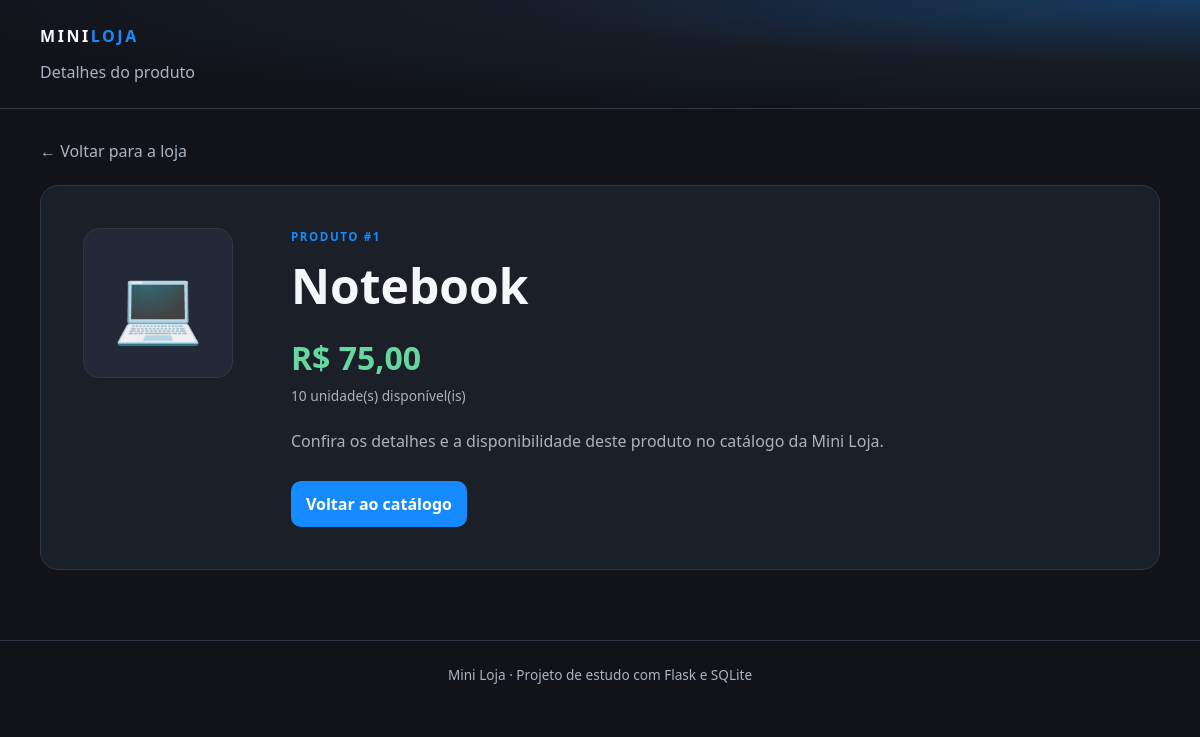
Page /comprar/1 on the earlier database version.
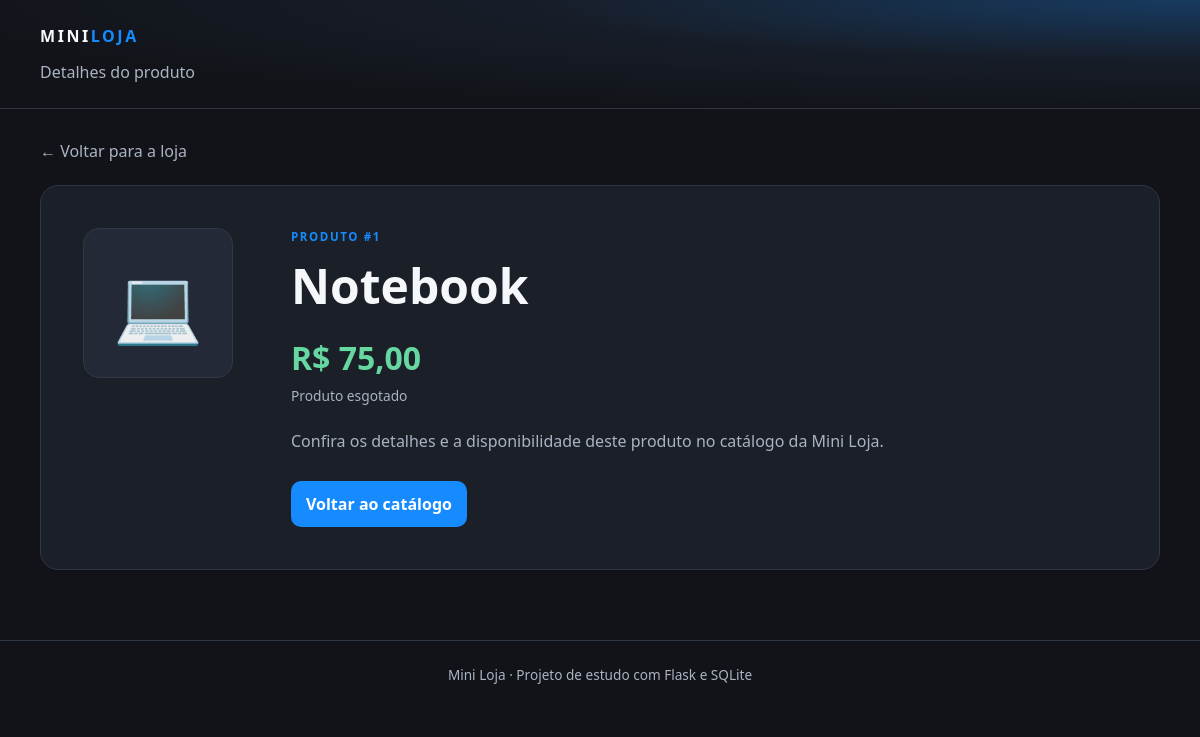
Same page on the later database version.
### tables this page shows
CREATE TABLE produtos (
                id INTEGER PRIMARY KEY AUTOINCREMENT,
                nome TEXT NOT NULL,
                preco REAL NOT NULL CHECK (preco >= 0),
                estoque INTEGER NOT NULL DEFAULT 0
                    CHECK (estoque >= 0)
            );

### app.py (the view)
@app.route("/comprar/<int:produto_id>")
def comprar(produto_id):
    produto = banco.buscar_produto(produto_id)
    if produto is None:
        abort(404)
    return render_template(
        "compra.html",
        produto=produto
    )

### banco.py (called while the page is built)
def conectar():
    conexao = sqlite3.connect(CAMINHO_BANCO)
    conexao.row_factory = sqlite3.Row
    return conexao

def buscar_produto(produto_id):
    with conectar() as conexao:
        produto = conexao.execute("""
            SELECT id, nome, preco, estoque
            FROM produtos
            WHERE id = ?
        """, (produto_id,)).fetchone()
        return dict(produto) if produto else None

### templates/compra.html (shortened to what this page needs)
<!DOCTYPE html>
<html lang="pt-BR">
<head>
    <link rel="stylesheet" href="{{ url_for('static', filename='style.css') }}">
</head>
<body>
    <header class="cabecalho cabecalho-menor">
        <div class="largura">
            <a class="marca" href="{{ url_for('inicio') }}">
                MINI<span>LOJA</span>
            </a>
            <p class="subtitulo">Detalhes do produto</p>
        </div>
    </header>
    <main class="largura pagina-produto">
        <a class="voltar" href="{{ url_for('inicio') }}">
            ← Voltar para a loja
        </a>
        <article class="detalhe-produto">
            <div class="icone-produto icone-grande" aria-hidden="true">
                {% if "notebook" in produto.nome|lower %}
                💻
                {% elif "mouse" in produto.nome|lower %}
                🖱️
                {% elif "teclado" in produto.nome|lower %}
                ⌨️
                {% else %}
                📦
                {% endif %}
            </div>
            <div>
                <p class="sobretitulo">PRODUTO #{{ produto.id }}</p>
                <h1>{{ produto.nome }}</h1>
                <p class="preco preco-grande">
                    R$ {{ "%.2f"|format(produto.preco)|replace(".", ",") }}
                </p>
                <p class="estoque">
                    {% if produto.estoque > 0 %}
                    {{ produto.estoque }} unidade(s) disponível(is)
                    {% else %}
                    Produto esgotado
                    {% endif %}
                </p>
                <p class="descricao-produto">
                    Confira os detalhes e a disponibilidade deste produto
                    no catálogo da Mini Loja.
                </p>
                <a class="botao botao-principal link-botao" href="{{ url_for('inicio') }}">
                    Voltar ao catálogo
                </a>
            </div>
        </article>
    </main>
    <footer class="rodape">
        <p>Mini Loja · Projeto de estudo com Flask e SQLite</p>
    </footer>
</body>
</html>

Differences in the rows shown:
changed produtos "Notebook": estoque "10" → (not shown)
Other differences:
text no longer shown: "unidade(s) disponível(is)"
text now shown: "Produto esgotado"
